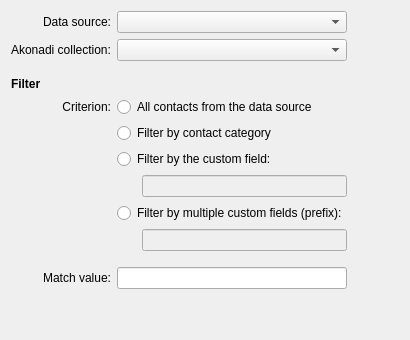
<?xml version="1.0" encoding="UTF-8"?>
<ui version="4.0">
 <class>BirthdayListContactsConfig</class>
 <widget class="QWidget" name="BirthdayListContactsConfig">
  <property name="geometry">
   <rect>
    <x>0</x>
    <y>0</y>
    <width>410</width>
    <height>340</height>
   </rect>
  </property>
  <property name="windowTitle">
   <string>Form</string>
  </property>
  <layout class="QGridLayout" name="gridLayout">
   <item row="0" column="1">
    <widget class="QComboBox" name="cmbDataSource"/>
   </item>
   <item row="0" column="2">
    <spacer name="spacerScreenRight">
     <property name="orientation">
      <enum>Qt::Horizontal</enum>
     </property>
     <property name="sizeHint" stdset="0">
      <size>
       <width>40</width>
       <height>20</height>
      </size>
     </property>
    </spacer>
   </item>
   <item row="2" column="1">
    <spacer name="spacerDataSourceBottom">
     <property name="orientation">
      <enum>Qt::Vertical</enum>
     </property>
     <property name="sizeType">
      <enum>QSizePolicy::Fixed</enum>
     </property>
     <property name="sizeHint" stdset="0">
      <size>
       <width>20</width>
       <height>10</height>
      </size>
     </property>
    </spacer>
   </item>
   <item row="0" column="0">
    <widget class="QLabel" name="lblDataSource">
     <property name="text">
      <string>Data source:</string>
     </property>
     <property name="alignment">
      <set>Qt::AlignRight|Qt::AlignTrailing|Qt::AlignVCenter</set>
     </property>
    </widget>
   </item>
   <item row="1" column="1">
    <widget class="QComboBox" name="cmbAkoCollection"/>
   </item>
   <item row="1" column="0">
    <widget class="QLabel" name="lblAkoCollection">
     <property name="text">
      <string>Akonadi collection:</string>
     </property>
    </widget>
   </item>
   <item row="13" column="1">
    <layout class="QHBoxLayout" name="hlCustomFieldPrefix">
     <item>
      <spacer name="spacerCustomFieldPrefix">
       <property name="orientation">
        <enum>Qt::Horizontal</enum>
       </property>
       <property name="sizeType">
        <enum>QSizePolicy::Fixed</enum>
       </property>
       <property name="sizeHint" stdset="0">
        <size>
         <width>25</width>
         <height>20</height>
        </size>
       </property>
      </spacer>
     </item>
     <item>
      <widget class="QLineEdit" name="lineEditCustomFieldPrefix">
       <property name="enabled">
        <bool>false</bool>
       </property>
       <property name="sizePolicy">
        <sizepolicy hsizetype="Expanding" vsizetype="Fixed">
         <horstretch>0</horstretch>
         <verstretch>0</verstretch>
        </sizepolicy>
       </property>
      </widget>
     </item>
    </layout>
   </item>
   <item row="11" column="1">
    <layout class="QHBoxLayout" name="hlCustomFieldName">
     <item>
      <spacer name="spacerCustomFieldName">
       <property name="orientation">
        <enum>Qt::Horizontal</enum>
       </property>
       <property name="sizeType">
        <enum>QSizePolicy::Fixed</enum>
       </property>
       <property name="sizeHint" stdset="0">
        <size>
         <width>25</width>
         <height>20</height>
        </size>
       </property>
      </spacer>
     </item>
     <item>
      <widget class="QLineEdit" name="lineEditCustomFieldName">
       <property name="enabled">
        <bool>false</bool>
       </property>
       <property name="sizePolicy">
        <sizepolicy hsizetype="Expanding" vsizetype="Fixed">
         <horstretch>0</horstretch>
         <verstretch>0</verstretch>
        </sizepolicy>
       </property>
      </widget>
     </item>
    </layout>
   </item>
   <item row="3" column="0">
    <widget class="QLabel" name="lblTitleFilter">
     <property name="font">
      <font>
       <weight>75</weight>
       <bold>true</bold>
      </font>
     </property>
     <property name="text">
      <string comment="Filter criterion">Filter</string>
     </property>
    </widget>
   </item>
   <item row="18" column="0" colspan="2">
    <spacer name="spacerScreenBottom">
     <property name="orientation">
      <enum>Qt::Vertical</enum>
     </property>
     <property name="sizeHint" stdset="0">
      <size>
       <width>20</width>
       <height>40</height>
      </size>
     </property>
    </spacer>
   </item>
   <item row="15" column="1">
    <spacer name="spacerFilterTypeBottom">
     <property name="orientation">
      <enum>Qt::Vertical</enum>
     </property>
     <property name="sizeType">
      <enum>QSizePolicy::Fixed</enum>
     </property>
     <property name="sizeHint" stdset="0">
      <size>
       <width>40</width>
       <height>10</height>
      </size>
     </property>
    </spacer>
   </item>
   <item row="5" column="1">
    <widget class="QRadioButton" name="rbFilterTypeOff">
     <property name="text">
      <string>All contacts from the data source</string>
     </property>
    </widget>
   </item>
   <item row="6" column="1">
    <widget class="QRadioButton" name="rbFilterTypeCategory">
     <property name="text">
      <string>Filter by contact category</string>
     </property>
    </widget>
   </item>
   <item row="5" column="0">
    <widget class="QLabel" name="lblFilterType">
     <property name="text">
      <string>Criterion:</string>
     </property>
     <property name="alignment">
      <set>Qt::AlignRight|Qt::AlignTrailing|Qt::AlignVCenter</set>
     </property>
    </widget>
   </item>
   <item row="16" column="0">
    <widget class="QLabel" name="lblFilterValue">
     <property name="enabled">
      <bool>true</bool>
     </property>
     <property name="sizePolicy">
      <sizepolicy hsizetype="Preferred" vsizetype="Preferred">
       <horstretch>0</horstretch>
       <verstretch>0</verstretch>
      </sizepolicy>
     </property>
     <property name="layoutDirection">
      <enum>Qt::LeftToRight</enum>
     </property>
     <property name="text">
      <string comment="Value to be matched when filtering contacts">Match value:</string>
     </property>
     <property name="scaledContents">
      <bool>false</bool>
     </property>
     <property name="alignment">
      <set>Qt::AlignRight|Qt::AlignTrailing|Qt::AlignVCenter</set>
     </property>
    </widget>
   </item>
   <item row="16" column="1">
    <widget class="QLineEdit" name="lineEditFilterValue"/>
   </item>
   <item row="7" column="1">
    <widget class="QRadioButton" name="rbFilterTypeCustomFieldName">
     <property name="text">
      <string notr="true">Filter by the custom field:</string>
     </property>
     <property name="checked">
      <bool>false</bool>
     </property>
    </widget>
   </item>
   <item row="12" column="1">
    <widget class="QRadioButton" name="rbFilterTypeCustomFieldPrefix">
     <property name="text">
      <string notr="true">Filter by multiple custom fields (prefix):</string>
     </property>
     <property name="checked">
      <bool>false</bool>
     </property>
    </widget>
   </item>
  </layout>
 </widget>
 <tabstops>
  <tabstop>cmbDataSource</tabstop>
  <tabstop>cmbAkoCollection</tabstop>
  <tabstop>rbFilterTypeOff</tabstop>
  <tabstop>rbFilterTypeCategory</tabstop>
  <tabstop>rbFilterTypeCustomFieldName</tabstop>
  <tabstop>lineEditCustomFieldName</tabstop>
  <tabstop>rbFilterTypeCustomFieldPrefix</tabstop>
  <tabstop>lineEditCustomFieldPrefix</tabstop>
  <tabstop>lineEditFilterValue</tabstop>
 </tabstops>
 <resources/>
 <connections>
  <connection>
   <sender>rbFilterTypeOff</sender>
   <signal>toggled(bool)</signal>
   <receiver>lineEditFilterValue</receiver>
   <slot>setDisabled(bool)</slot>
   <hints>
    <hint type="sourcelabel">
     <x>238</x>
     <y>110</y>
    </hint>
    <hint type="destinationlabel">
     <x>238</x>
     <y>281</y>
    </hint>
   </hints>
  </connection>
  <connection>
   <sender>rbFilterTypeCustomFieldName</sender>
   <signal>toggled(bool)</signal>
   <receiver>lineEditCustomFieldName</receiver>
   <slot>setEnabled(bool)</slot>
   <hints>
    <hint type="sourcelabel">
     <x>129</x>
     <y>173</y>
    </hint>
    <hint type="destinationlabel">
     <x>254</x>
     <y>184</y>
    </hint>
   </hints>
  </connection>
  <connection>
   <sender>rbFilterTypeCustomFieldPrefix</sender>
   <signal>toggled(bool)</signal>
   <receiver>lineEditCustomFieldPrefix</receiver>
   <slot>setEnabled(bool)</slot>
   <hints>
    <hint type="sourcelabel">
     <x>129</x>
     <y>225</y>
    </hint>
    <hint type="destinationlabel">
     <x>254</x>
     <y>236</y>
    </hint>
   </hints>
  </connection>
  <connection>
   <sender>rbFilterTypeOff</sender>
   <signal>toggled(bool)</signal>
   <receiver>lblFilterValue</receiver>
   <slot>setDisabled(bool)</slot>
   <hints>
    <hint type="sourcelabel">
     <x>238</x>
     <y>110</y>
    </hint>
    <hint type="destinationlabel">
     <x>57</x>
     <y>281</y>
    </hint>
   </hints>
  </connection>
 </connections>
</ui>
